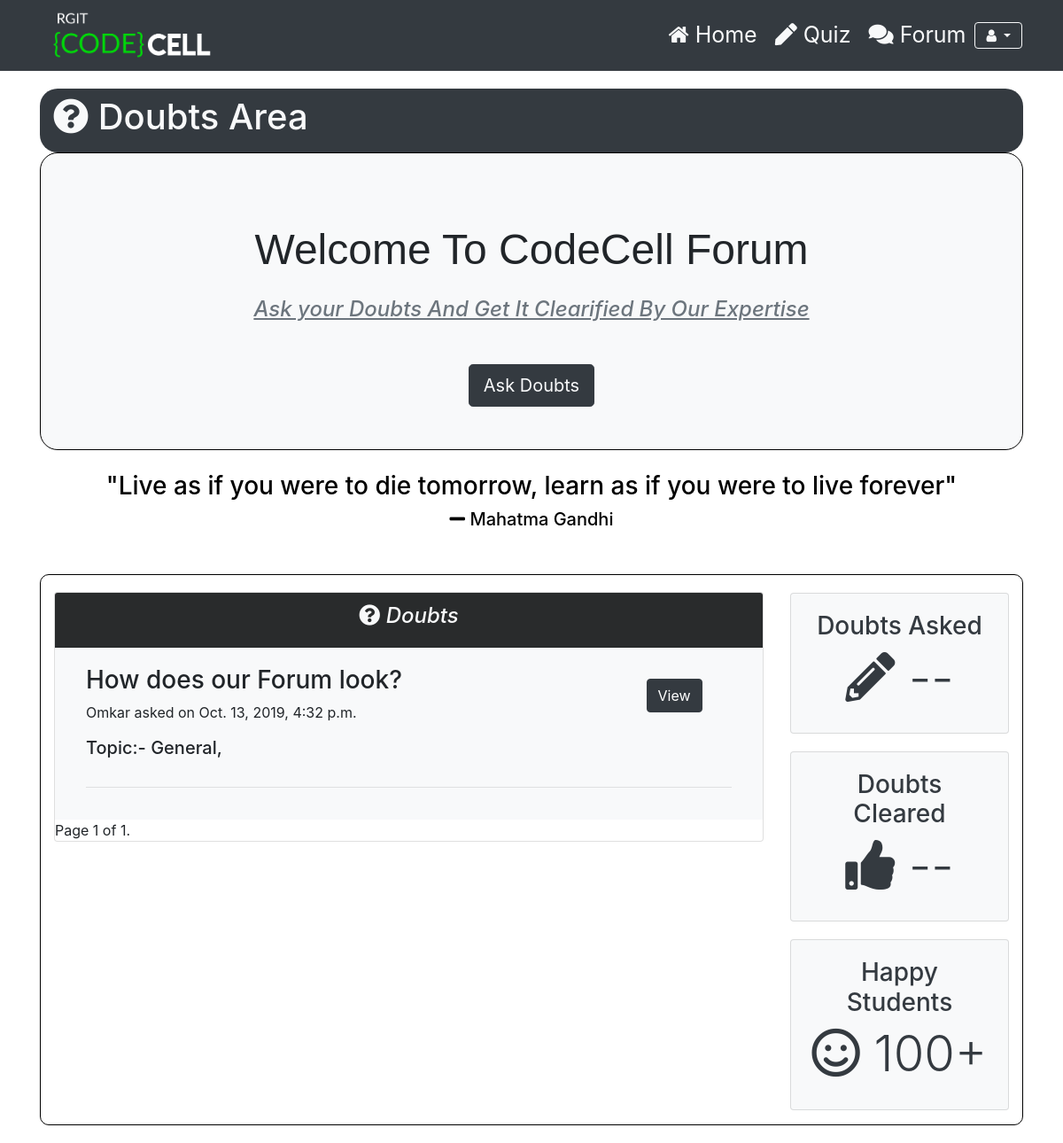
Before: /forum/ with the older database file.
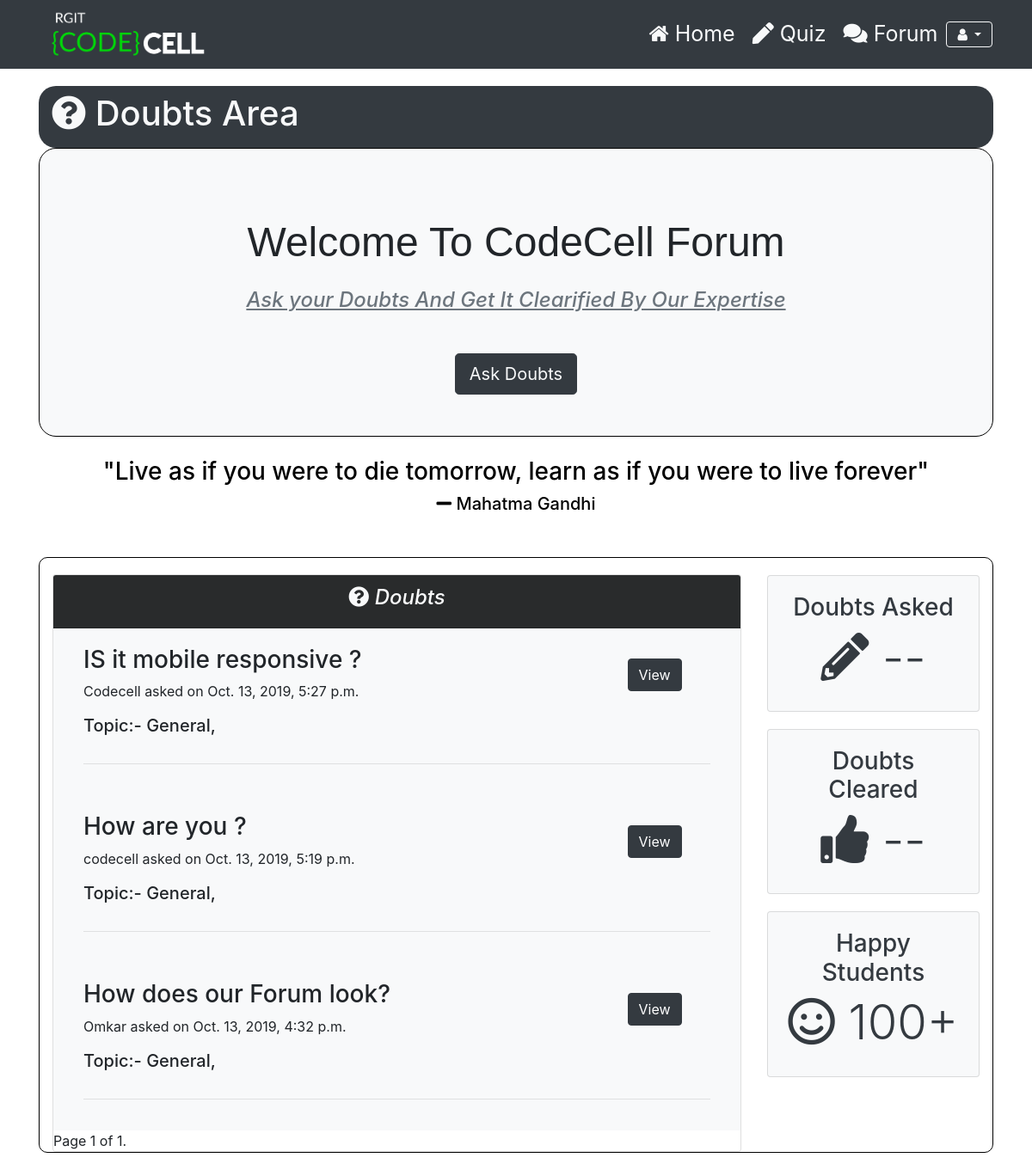
After: the same page with the newer database file.
### Forum/models.py (models this page shows, shortened)
class Forum_question(models.Model):
    question = models.CharField(max_length = 200, verbose_name = "Question Text", unique = True, blank = False, null = False)
    description = models.CharField(max_length = 500, verbose_name = "Question Description", unique = False, blank = True)
    topic = models.ManyToManyField(Topic, verbose_name = "Topic")
    user = models.ForeignKey(User, on_delete = models.CASCADE, verbose_name = "Question Author")
    asked_on = models.DateTimeField(auto_now_add = True, verbose_name = "Asked on ")
    views = models.IntegerField(verbose_name = "Views", default = 0, blank = False, null = False)
    upvotes = models.IntegerField(verbose_name = "Upvotes", default = 0, blank = False, null = False)
    class meta:
        verbose_name = "Question"
        verbose_name_plural = "Questions"

class Topic(models.Model):
    title = models.CharField(max_length = 100, verbose_name = "Title", unique = True, blank = False, null = False)
    description = models.CharField(max_length = 500, verbose_name = "Description", blank = True)
    def __str__(self):
        return self.title

### Forum/views.py (the view)
# urls.py: path('', views.forum_home, name = "forum_home"),
def forum_home(request, *args, **kwargs):
    No_of_questions_in_single_page = 25
    questions = Forum_question.objects.all().order_by('-asked_on')
    paginator = Paginator(questions, No_of_questions_in_single_page )
    page = request.GET.get('page')
    question_list = paginator.get_page(page)
    return render(request,'Forum/Forum_home.html',{'question_list':question_list})

### Forum/templates/Forum/Forum_home.html (shortened to what the changed rows need)
{% extends 'Accounts/base.html' %}
{% load static %}
{% block content %}
<div class="container" >
  <div class="main">
      <header id="main-header" class="py-2 bg-dark text-light " style="border-radius: 20px;margin-top: 100px">
        <div class="container">
          <div class="row">
            <div class="col-md-6">
              <h1>
                <i class="fas fa-question-circle"></i> Doubts Area</h1>
            </div>
          </div>
        </div>
      </header>
           <div style="border:1px solid black; width:100%; height:auto;border-radius: 20px ;" class="back bg-light" >
               <h1  class="font" style="text-align:center; padding-top:10vh;font-size: 3em">Welcome To CodeCell Forum</h1>
  </div>
  </div>
  <section id="profile">
    <div class="container" style="margin-bottom: 20px;border: 1px solid black;border-radius: 10px">
      <div class="row">
        <div class="col-md-9" style="margin-top:19px;">
          <div class="card" style="margin: 1px solid black">
            {% for i in question_list %}
            <div class="card-body bg-light">
              <div class="container ">
                <div class="row">
                  <div class="col-md-10 ">
                      <h3>{{ i.question }}</h3>
                          {{ i.user }} asked on {{ i.asked_on }}
                  </div>
                  <br/>
                  <div class="col-md-2">
                    <a href="{% url 'answer_list' pk=i.pk %}"><button style="margin-top:15px;" class="btn  btn-dark">View</button></a>
                  </div>
                </div>
                <div class="row">
                  <div class="col-md-6">
                    <p><h5>Topic:- {% for j in i.topic.all %} {{j}},  {%endfor%}</h5> </p>
                  </div>
                </div>
                <hr />
              </div>
            </div>
            {% endfor %}
      </div>
    </div>
      </div>
    </div>
  </section>
  </div>
{% endblock %}

Changed rows visible on the page:
added Forum_question: question "IS it mobile responsive ?", user "Codecell", asked_on "Oct. 13, 2019, 5:27 p.m.", Topic (title "General")
added Forum_question: question "How are you ?", user "codecell", asked_on "Oct. 13, 2019, 5:19 p.m.", Topic (title "General")
